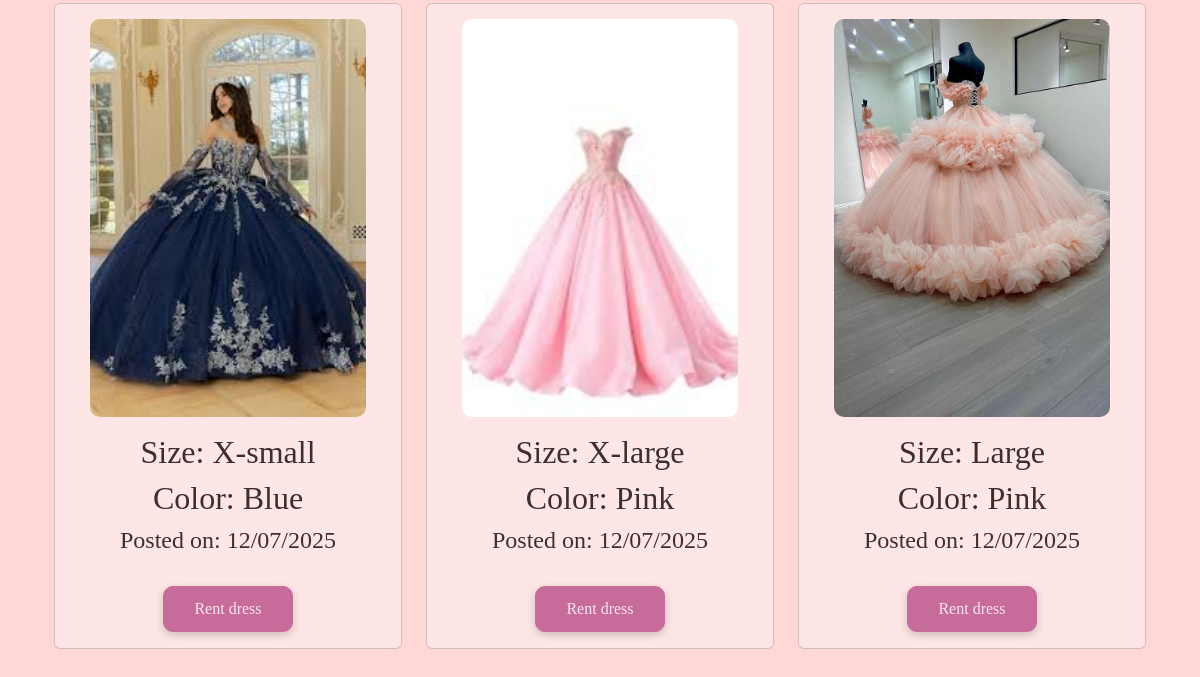
The app's page /catalog (signed in, lower part), older data.
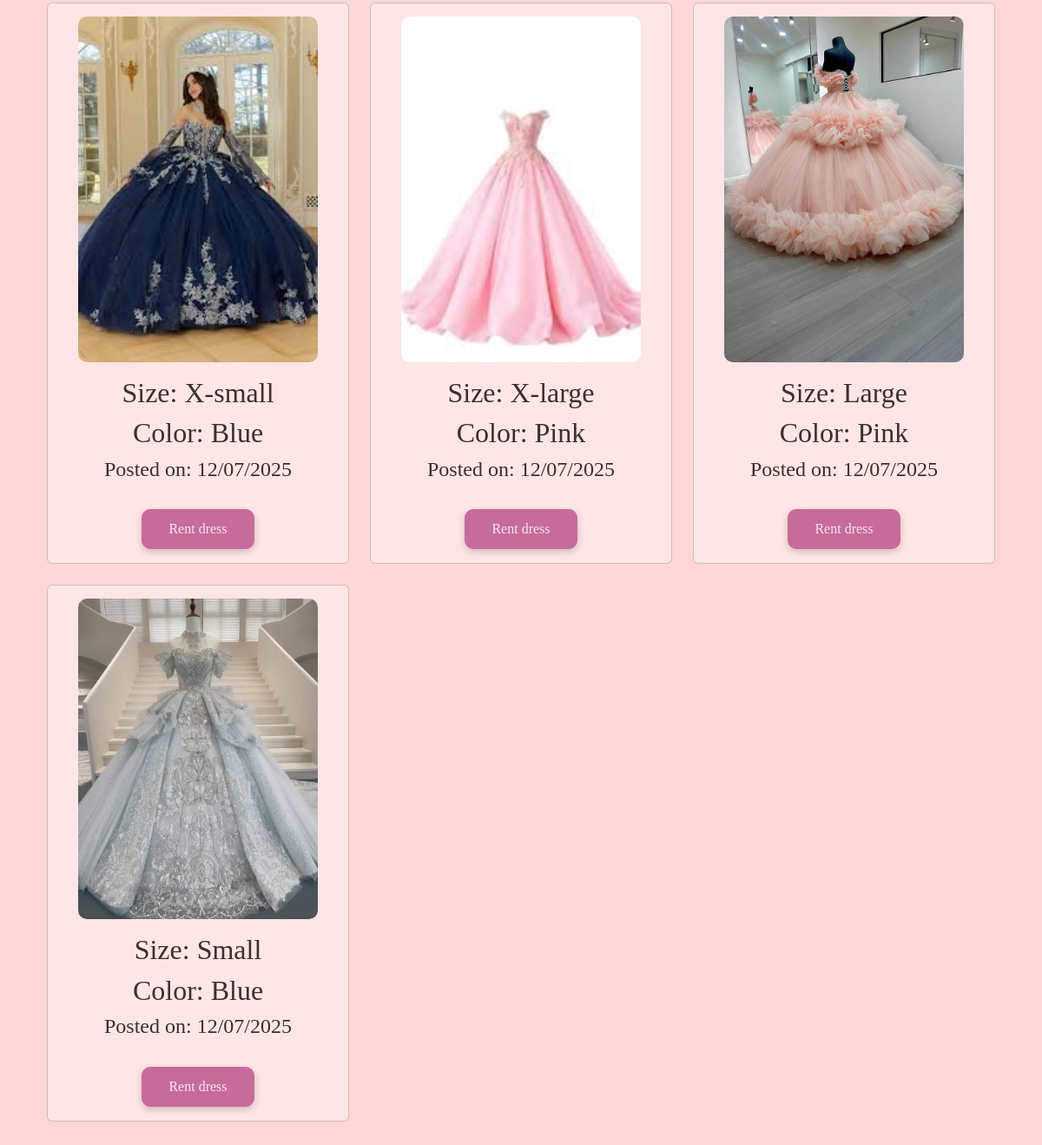
The same page, newer data.
### tables this page shows
CREATE TABLE dresses (
    id INTEGER PRIMARY KEY AUTOINCREMENT,
    size TEXT NOT NULL,
    color TEXT NOT NULL,
    owner INTEGER NOT NULL,
    image_url TEXT,
    time_posted TEXT NOT NULL DEFAULT CURRENT_TIMESTAMP,
    FOREIGN KEY (owner) REFERENCES users(id)
);

### app.py (the view)
@app.route("/catalog", methods = ["GET"])
@login_required
def catalog():
    sizes = request.args.getlist("size") # User selected sizes
    colors = request.args.getlist("color") # User selected colors
    db = get_db() # Establish database connection to wardrobe.db
    catalog = db.execute("SELECT * FROM dresses WHERE id NOT IN ( SELECT dress_id FROM holdings WHERE rent_end IS NULL) AND owner != ?"
    ,( session["user_id"],)).fetchall()
    filtered = [] # Empty list that will hold dress fitting filters
    for dress in catalog:
        if sizes and dress["size"] not in sizes:
            continue # Move on to next dress
        if colors and dress["color"] not in colors:
            continue # Move on to next dress
        filtered.append(dress) # Add dress to list
    catalog = filtered
    return render_template("catalog.html", catalog=catalog, formatTime=formatTime)

### app.py (called while the page is built)
def get_db():
    if "db" not in g: # Check if database connection already exists
        g.db = sqlite3.connect(DATABASE) # Open database and store connection for reuse
        g.db.row_factory = sqlite3.Row # Enable dictionary-like row access for reading
    return g.db # Return database connection

@app.after_request
def after_request(response):
    response.headers["Cache-Control"] = "no-cache, no-store, must-revalidate"
    response.headers["Expires"] = 0
    response.headers["Pragma"] = "no-cache"
    return response

### help.py (called while the page is built)
def login_required(f):
    @wraps(f)
    def decorated_function(*args, **kwargs):
        if session.get("user_id") is None:
            return redirect("/login")
        return f(*args, **kwargs)
    return decorated_function

def formatTime(value):
    try:
        date = datetime.strptime(value, "%Y-%m-%d %H:%M:%S")
        return date.strftime("%m/%d/%Y")
    except:
        return value #return original value if error occurs

### templates/catalog.html (shortened to what this page needs)
{% extends "layout.html" %}
{% block main %}
    {% if catalog|length == 0 %}
        <h3 class = "body-font">No dresses match the selected filters. Please try different filters.</h3>
    {% else %}
        <div class="container">
            <div class="row">
                {% for dress in catalog %}
                        <div class = "col-md-4 mb-4">
                            <div class = "card dress-card">
                                <img class = "catalogImage mx-auto d-block" src='{{ dress["image_url"] }}' alt="Dress Image">
                                <div class = "card-body">
                                    <h2 class = "body-font">{{ "Size: " + dress["size"]|capitalize }}</h2>
                                    <h2 class = "body-font">{{ "Color: " + dress["color"]|title }}</h2>
                                    <h4 class = "body-font">{{ "Posted on: " + formatTime(dress["time_posted"]) }}</h4>
                                    <br>
                                    <form action = "/selectDress" method = "post">
                                        <button class="btn btn-primary body-font" type="submit">Rent dress</button>
                                    </form>
                                </div>
                            </div>
                        </div>
                {% endfor %}
            </div>
        </div>
    {% endif %}
{% endblock %}

Row changes from the older to the newer data that the page shows:
added dresses: image_url (picture), size "Size: Small", color "Color: Blue", time_posted "Posted on: 12/07/2025"
